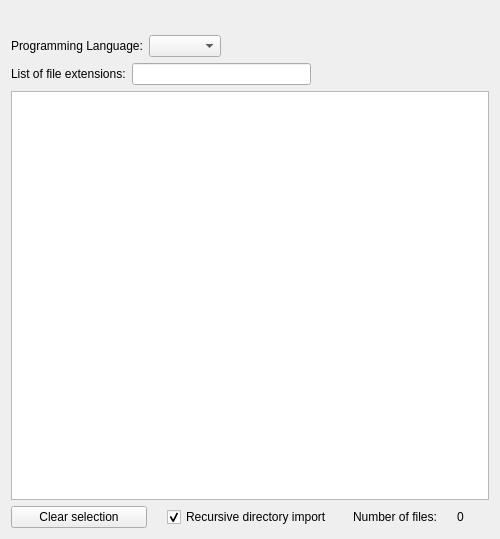
<?xml version="1.0" encoding="UTF-8"?>
<ui version="4.0">
 <class>CodeImpSelectPage</class>
 <widget class="QWidget" name="CodeImpSelectPage">
  <property name="geometry">
   <rect>
    <x>0</x>
    <y>0</y>
    <width>500</width>
    <height>539</height>
   </rect>
  </property>
  <property name="sizePolicy">
   <sizepolicy hsizetype="MinimumExpanding" vsizetype="MinimumExpanding">
    <horstretch>0</horstretch>
    <verstretch>0</verstretch>
   </sizepolicy>
  </property>
  <property name="windowTitle">
   <string>Code Generation Options</string>
  </property>
  <layout class="QVBoxLayout" name="verticalLayout">
   <item>
    <widget class="QWidget" name="ui_inputWidget" native="true">
     <layout class="QHBoxLayout" name="horizontalLayout">
      <property name="spacing">
       <number>20</number>
      </property>
     </layout>
    </widget>
   </item>
   <item>
    <layout class="QHBoxLayout" name="ui_languageLayout">
     <item>
      <widget class="QLabel" name="ui_languageLabel">
       <property name="toolTip">
        <string>The language of the project.</string>
       </property>
       <property name="text">
        <string>Programming Language:</string>
       </property>
       <property name="wordWrap">
        <bool>false</bool>
       </property>
      </widget>
     </item>
     <item>
      <widget class="KComboBox" name="ui_languageBox"/>
     </item>
     <item>
      <spacer name="ui_languageSpacer">
       <property name="orientation">
        <enum>Qt::Horizontal</enum>
       </property>
       <property name="sizeHint" stdset="0">
        <size>
         <width>20</width>
         <height>20</height>
        </size>
       </property>
      </spacer>
     </item>
    </layout>
   </item>
   <item>
    <layout class="QHBoxLayout" name="ui_fileExtLayout">
     <item>
      <widget class="QLabel" name="ui_fileExtLabel">
       <property name="text">
        <string>List of file extensions:</string>
       </property>
      </widget>
     </item>
     <item>
      <widget class="QLineEdit" name="ui_fileExtLineEdit">
       <property name="maximumSize">
        <size>
         <width>180</width>
         <height>16777215</height>
        </size>
       </property>
      </widget>
     </item>
     <item>
      <spacer name="ui_fileExtSpacer">
       <property name="orientation">
        <enum>Qt::Horizontal</enum>
       </property>
       <property name="sizeHint" stdset="0">
        <size>
         <width>30</width>
         <height>20</height>
        </size>
       </property>
      </spacer>
     </item>
    </layout>
   </item>
   <item>
    <widget class="QTreeView" name="ui_treeView"/>
   </item>
   <item>
    <layout class="QHBoxLayout" name="ui_commandButtonLayout">
     <property name="spacing">
      <number>20</number>
     </property>
     <item>
      <widget class="QPushButton" name="ui_clearSelectionButton">
       <property name="text">
        <string>Clear selection</string>
       </property>
      </widget>
     </item>
     <item>
      <widget class="QCheckBox" name="ui_selectFolderCheckBox">
       <property name="text">
        <string>Recursive directory import</string>
       </property>
       <property name="checked">
        <bool>true</bool>
       </property>
      </widget>
     </item>
     <item>
      <layout class="QFormLayout" name="ui_labelLayout">
       <property name="formAlignment">
        <set>Qt::AlignLeading|Qt::AlignLeft|Qt::AlignVCenter</set>
       </property>
       <item row="0" column="0">
        <widget class="QLabel" name="ui_filesLabel">
         <property name="text">
          <string>Number of files:</string>
         </property>
        </widget>
       </item>
       <item row="0" column="1">
        <widget class="QLabel" name="ui_filesNumLabel">
         <property name="text">
          <string>0</string>
         </property>
        </widget>
       </item>
      </layout>
     </item>
    </layout>
   </item>
  </layout>
 </widget>
 <customwidgets>
  <customwidget>
   <class>KComboBox</class>
   <extends>QComboBox</extends>
   <header>kcombobox.h</header>
  </customwidget>
 </customwidgets>
 <includes>
  <include location="local">knuminput.h</include>
  <include location="local">knuminput.h</include>
 </includes>
 <resources/>
 <connections/>
</ui>
